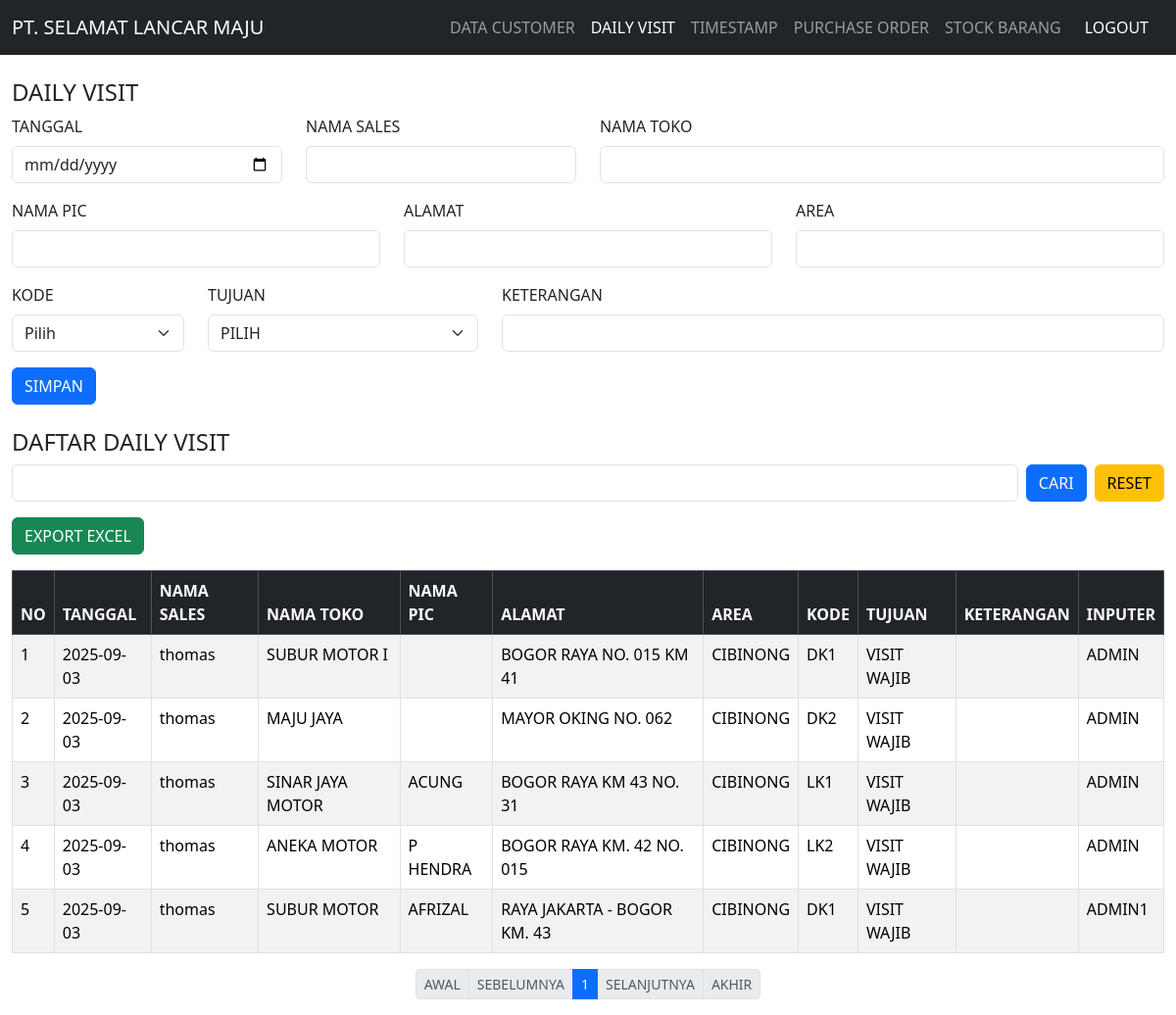
Screenshot of /daily_visit.php (signed in) with the database file from the repository.
### tables this page shows
CREATE TABLE `daily_visit` (
  `id` int(11) NOT NULL,
  `tanggal` date NOT NULL,
  `nama_sales` varchar(100) NOT NULL,
  `nama_toko` varchar(100) NOT NULL,
  `nama_pic` varchar(100) NOT NULL,
  `alamat` text NOT NULL,
  `area` varchar(50) NOT NULL,
  `kode` enum('DK1','DK2','LK1','LK2') NOT NULL,
  `tujuan` enum('VISIT WAJIB','REVISIT','RESCHEDULE','NOV','TAGIHAN','NOO') NOT NULL,
  `keterangan` text DEFAULT NULL,
  `inputer` varchar(100) NOT NULL,
  `created_at` timestamp NOT NULL DEFAULT current_timestamp()
);

### daily_visit.php (the view, shortened to what this page needs)
<?php
include 'config.php';
$limit = 10;
$page = isset($_GET['page']) ? (int)$_GET['page'] : 1;
$offset = ($page - 1) * $limit;
$search = isset($_GET['search']) ? $conn->real_escape_string($_GET['search']) : '';
$where = $search ? "WHERE tanggal LIKE '%$search%' OR nama_sales LIKE '%$search%' OR nama_toko LIKE '%$search%' OR nama_pic LIKE '%$search%' OR alamat LIKE '%$search%' OR area LIKE '%$search%' OR kode LIKE '%$search%' OR tujuan LIKE '%$search%' OR inputer LIKE '%$search%'" : '';
$sql = "SELECT * FROM daily_visit $where ORDER BY tanggal DESC LIMIT $limit OFFSET $offset";
$result = $conn->query($sql);
$total_sql = "SELECT COUNT(*) as total FROM daily_visit $where";
$total_result = $conn->query($total_sql);
$total = $total_result->fetch_assoc()['total'];
$total_pages = ceil($total / $limit);
?>
<!DOCTYPE html>
<html lang="id">
<head>
  <link href="https://cdn.jsdelivr.net/npm/bootstrap@5.3.3/dist/css/bootstrap.min.css" rel="stylesheet">
</head>
<body>
  <nav class="navbar navbar-expand-lg navbar-dark bg-dark">
    <div class="container-fluid">
      <a class="navbar-brand" href="customers.php">PT. SELAMAT LANCAR MAJU</a>
      <div class="collapse navbar-collapse" id="navbarNav">
        <ul class="navbar-nav ms-auto">
            <li class="nav-item"><a class="nav-link" href="customers.php">DATA CUSTOMER</a></li>
            <li class="nav-item"><a class="nav-link active" href="daily_visit.php">DAILY VISIT</a></li>
            <li class="nav-item"><a class="nav-link" href="timestamp.php">TIMESTAMP</a></li>
            <li class="nav-item"><a class="nav-link" href="#">PURCHASE ORDER</a></li>
            <li class="nav-item"><a class="nav-link" href="#">STOCK BARANG</a></li>
            <li class="nav-item">
                <a class="nav-link text-white btn btn-sm btn-danger px-3" href="logout.php">LOGOUT</a>
            </li>
        </ul>
      </div>
    </div>
  </nav>
<div class="container-fluid mt-4">
  <h4 class="mt-3">DAILY VISIT</h4>
  <form method="POST">
    <div class="row mb-3">
      <div class="col-md-3">
        <label class="form-label">TANGGAL</label>
        <input type="date" name="tanggal" class="form-control" required>
      </div>
      <div class="col-md-3">
        <label class="form-label">NAMA SALES</label>
        <input type="text" name="nama_sales" class="form-control" style="text-transform: uppercase;" required>
      </div>
      <div class="col-md-6 position-relative">
        <label class="form-label">NAMA TOKO</label>
        <input type="text" id="nama_toko" name="nama_toko" class="form-control" autocomplete="off" style="text-transform: uppercase;" required>
      </div>
    </div>
    <div class="row mb-3">
      <div class="col-md-4">
        <label class="form-label">NAMA PIC</label>
        <input type="text" id="nama_pic" name="nama_pic" class="form-control" style="text-transform: uppercase;" readonly>
      </div>
      <div class="col-md-4">
        <label class="form-label">ALAMAT</label>
        <input type="text" id="alamat" name="alamat" class="form-control" style="text-transform: uppercase;" readonly>
      </div>
      <div class="col-md-4">
        <label class="form-label">AREA</label>
        <input type="text" id="area" name="area" class="form-control" style="text-transform: uppercase;" readonly>
      </div>
    </div>
    <div class="row mb-3">
      <div class="col-md-2">
        <label class="form-label">KODE</label>
        <select name="kode" class="form-select" required>
          <option value="">Pilih</option>
        </select>
      </div>
      <div class="col-md-3">
        <label class="form-label">TUJUAN</label>
        <select name="tujuan" class="form-select" required>
          <option value="">PILIH</option>
        </select>
      </div>
      <div class="col-md-7">
        <label class="form-label">KETERANGAN</label>
        <input type="text" name="keterangan" class="form-control" style="text-transform: uppercase;">
      </div>
    </div>
    <button type="submit" name="submit" class="btn btn-primary">SIMPAN</button>
  </form>
  <h4 class="mt-4">DAFTAR DAILY VISIT</h4>
  <form method="GET" class="d-flex mb-3">
    <input type="text" name="search" class="form-control me-2" value="<?= htmlspecialchars($search) ?>">
    <button type="submit" class="btn btn-primary">CARI</button>
    <a href="daily_visit.php" class="btn btn-warning ms-2">RESET</a>
  </form>
  <a href="daily_visit.php?export=excel<?= ($search ? "&search=" . urlencode($search) : "") ?>" class="btn btn-success mb-3">EXPORT EXCEL</a>
  <div class="table-responsive">
    <table class="table table-bordered table-striped">
      <thead class="table-dark">
        <tr>
          <th>NO</th>
          <th>TANGGAL</th>
          <th>NAMA SALES</th>
          <th>NAMA TOKO</th>
          <th>NAMA PIC</th>
          <th>ALAMAT</th>
          <th>AREA</th>
          <th>KODE</th>
          <th>TUJUAN</th>
          <th>KETERANGAN</th>
          <th>INPUTER</th>
        </tr>
      </thead>
      <tbody>
        <?php
        if ($result->num_rows > 0) {
            $no = $offset + 1;
            while ($row = $result->fetch_assoc()) {
                echo "<tr>
                        <td>{$no}</td>
                        <td>{$row['tanggal']}</td>
                        <td>{$row['nama_sales']}</td>
                        <td>{$row['nama_toko']}</td>
                        <td>{$row['nama_pic']}</td>
                        <td>{$row['alamat']}</td>
                        <td>{$row['area']}</td>
                        <td>{$row['kode']}</td>
                        <td>{$row['tujuan']}</td>
                        <td>{$row['keterangan']}</td>
                        <td>{$row['inputer']}</td>
                      </tr>";
                $no++;
            }
        } else {
            echo "<tr><td colspan='11' class='text-center'>Tidak ada data</td></tr>";
        }
        ?>
      </tbody>
    </table>
  </div>
    <nav aria-label="Page navigation">
      <ul class="pagination pagination-sm justify-content-center flex-wrap">
        <li class="page-item <?= ($page <= 1) ? 'disabled' : '' ?>">
          <a class="page-link" href="?page=1<?= ($search ? "&search=" . urlencode($search) : "") ?>">AWAL</a>
        </li>
        <li class="page-item <?= ($page <= 1) ? 'disabled' : '' ?>">
          <a class="page-link" href="?page=<?= $page - 1 ?><?= ($search ? "&search=" . urlencode($search) : "") ?>">SEBELUMNYA</a>
        </li>
        <?php
        $range = 2;
        $start = max(1, $page - $range);
        $end   = min($total_pages, $page + $range);
        for ($i = $start; $i <= $end; $i++): ?>
          <li class="page-item <?= ($i == $page) ? 'active' : '' ?>">
            <a class="page-link" href="?page=<?= $i ?><?= ($search ? "&search=" . urlencode($search) : "") ?>"><?= $i ?></a>
          </li>
        <?php endfor;
        ?>
        <li class="page-item <?= ($page >= $total_pages) ? 'disabled' : '' ?>">
          <a class="page-link" href="?page=<?= $page + 1 ?><?= ($search ? "&search=" . urlencode($search) : "") ?>">SELANJUTNYA</a>
        </li>
        <li class="page-item <?= ($page >= $total_pages) ? 'disabled' : '' ?>">
          <a class="page-link" href="?page=<?= $total_pages ?><?= ($search ? "&search=" . urlencode($search) : "") ?>">AKHIR</a>
        </li>
      </ul>
    </nav>
</div>
</body>
</html>

### rows the page displays
daily_visit: tanggal "2025-09-03", nama_sales "thomas", nama_toko "SUBUR MOTOR I", alamat "BOGOR RAYA NO. 015 KM 41", area "CIBINONG", kode "DK1", tujuan "VISIT WAJIB", inputer "ADMIN"
daily_visit: tanggal "2025-09-03", nama_sales "thomas", nama_toko "MAJU JAYA", alamat "MAYOR OKING NO. 062", area "CIBINONG", kode "DK2", tujuan "VISIT WAJIB", inputer "ADMIN"
daily_visit: tanggal "2025-09-03", nama_sales "thomas", nama_toko "SINAR JAYA MOTOR", nama_pic "ACUNG", alamat "BOGOR RAYA KM 43 NO. 31", area "CIBINONG", kode "LK1", tujuan "VISIT WAJIB", inputer "ADMIN"
daily_visit: tanggal "2025-09-03", nama_sales "thomas", nama_toko "ANEKA MOTOR", nama_pic "P HENDRA", alamat "BOGOR RAYA KM. 42 NO. 015", area "CIBINONG", kode "LK2", tujuan "VISIT WAJIB", inputer "ADMIN"
daily_visit: tanggal "2025-09-03", nama_sales "thomas", nama_toko "SUBUR MOTOR", nama_pic "AFRIZAL", alamat "RAYA JAKARTA - BOGOR KM. 43", area "CIBINONG", kode "DK1", tujuan "VISIT WAJIB", inputer "ADMIN1"
